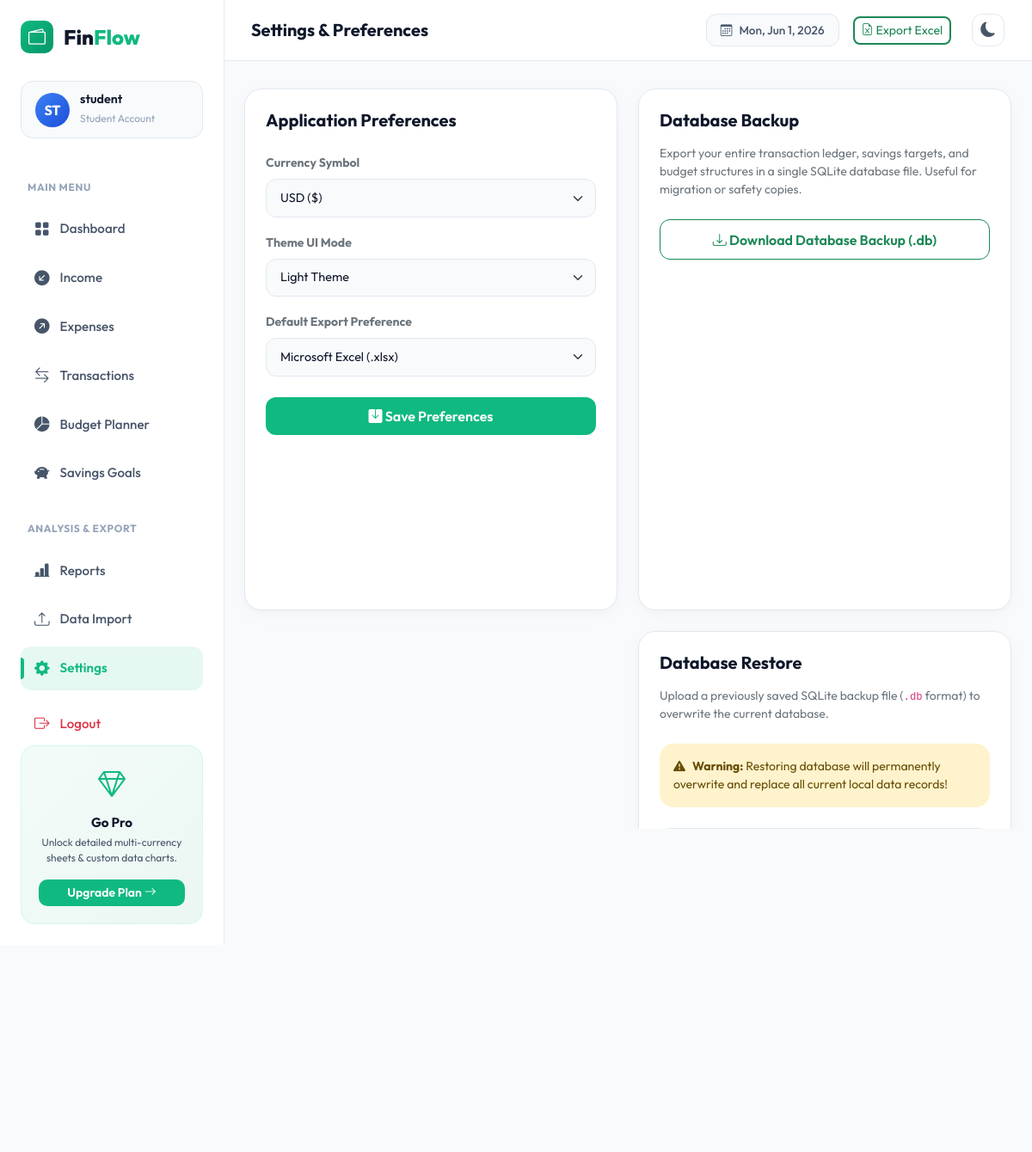
/settings (signed in), run on the app's committed database.
### database/models.py (models this page shows, shortened)
class User(db.Model):
    __tablename__ = 'user'
    id = db.Column(db.Integer, primary_key=True)
    username = db.Column(db.String(100), unique=True, nullable=False)
    email = db.Column(db.String(120), unique=True, nullable=False)
    password_hash = db.Column(db.String(256), nullable=False)
    incomes = db.relationship('Income', backref='user', lazy=True, cascade="all, delete-orphan")
    expenses = db.relationship('Expense', backref='user', lazy=True, cascade="all, delete-orphan")
    budgets = db.relationship('Budget', backref='user', lazy=True, cascade="all, delete-orphan")
    savings_goals = db.relationship('SavingsGoal', backref='user', lazy=True, cascade="all, delete-orphan")
    settings = db.relationship('Settings', backref='user', uselist=False, lazy=True, cascade="all, delete-orphan")

class Settings(db.Model):
    __tablename__ = 'settings'
    id = db.Column(db.Integer, primary_key=True)
    user_id = db.Column(db.Integer, db.ForeignKey('user.id'), nullable=False)
    currency = db.Column(db.String(10), nullable=False, default='USD')
    theme = db.Column(db.String(10), nullable=False, default='light')
    export_preference = db.Column(db.String(20), nullable=False, default='excel')
    is_premium = db.Column(db.Boolean, default=False, nullable=False)

### routes/dashboard.py (the view, shortened to what this page needs)
@dashboard_bp.route('/settings', methods=['GET', 'POST'])
def view_settings():
    settings = get_current_settings()
    user_id = session['user_id']
    return render_template('settings.html', settings=settings)

### routes/auth.py (called while the page is built)
@auth_bp.before_app_request
def require_login():
    allowed_endpoints = ['auth.login', 'auth.register', 'static']
    if request.endpoint and request.endpoint not in allowed_endpoints:
        if 'user_id' not in session:
            session['next_url'] = request.url
            return redirect(url_for('auth.login'))

@auth_bp.app_context_processor
def inject_user_and_settings():
    from datetime import date
    user_id = session.get('user_id')
    user_context = dict(current_user=None, settings=None, date=date, round=round)
    if user_id:
        user = User.query.get(user_id)
        if user:
            settings = Settings.query.filter_by(user_id=user.id).first()
            if not settings:
                settings = Settings(currency='USD', theme='light', export_preference='excel', user_id=user.id)
                db.session.add(settings)
                db.session.commit()
            user_context.update(current_user=user, settings=settings)
    return user_context

### routes/dashboard.py (called while the page is built)
def get_current_settings():
    user_id = session.get('user_id')
    settings = Settings.query.filter_by(user_id=user_id).first()
    if not settings:
        settings = Settings(currency='USD', theme='light', export_preference='excel', user_id=user_id)
        db.session.add(settings)
        db.session.commit()
    return settings

### templates/settings.html (shortened to what this page needs)
{% extends 'base.html' %}
{% block page_title %}Settings & Preferences{% endblock %}
{% block content %}
<div class="row g-4 animate-fade-in">
    <div class="col-lg-6">
        <div class="stat-card">
            <h5 class="fw-bold mb-4">Application Preferences</h5>
            <form action="{{ url_for('dashboard.view_settings') }}" method="POST">
                <div class="mb-3">
                    <label for="currency" class="form-label small fw-bold text-secondary">Currency Symbol</label>
                    <select name="currency" id="currency" class="form-select">
                        <option value="USD" {% if settings.currency == 'USD' or settings.currency == '$' %}selected{% endif %}>USD ($)</option>
                    </select>
                </div>
                <div class="mb-3">
                    <label for="theme" class="form-label small fw-bold text-secondary">Theme UI Mode</label>
                    <select name="theme" id="theme" class="form-select">
                        <option value="light" {% if settings.theme == 'light' %}selected{% endif %}>Light Theme</option>
                    </select>
                </div>
                <div class="mb-4">
                    <label for="export_preference" class="form-label small fw-bold text-secondary">Default Export Preference</label>
                    <select name="export_preference" id="export_preference" class="form-select">
                        <option value="excel" {% if settings.export_preference == 'excel' %}selected{% endif %}>Microsoft Excel (.xlsx)</option>
                    </select>
                </div>
                <button type="submit" class="btn btn-primary-custom w-100">
                    <i class="bi bi-save-fill"></i> Save Preferences
                </button>
            </form>
        </div>
    </div>
    <div class="col-lg-6">
        <div class="stat-card mb-4">
            <h5 class="fw-bold mb-3">Database Backup</h5>
            <p class="text-secondary small mb-4">
                Export your entire transaction ledger, savings targets, and budget structures in a single SQLite database file. Useful for migration or safety copies.
            </p>
            <form action="{{ url_for('dashboard.view_settings') }}" method="POST">
                <button type="submit" class="btn btn-outline-custom w-100 text-success border-success">
                    <i class="bi bi-download"></i> Download Database Backup (.db)
                </button>
            </form>
        </div>
        <div class="stat-card">
            <h5 class="fw-bold mb-3">Database Restore</h5>
            <p class="text-secondary small mb-4">
                Upload a previously saved SQLite backup file (<code>.db</code> format) to overwrite the current database.
            </p>
            <div class="alert alert-warning border-0 rounded-4 small p-3 mb-4">
                <i class="bi bi-exclamation-triangle-fill me-2"></i><strong>Warning:</strong> Restoring database will permanently overwrite and replace all current local data records!
            </div>
            <form action="{{ url_for('dashboard.view_settings') }}" method="POST" enctype="multipart/form-data">
                <div class="mb-4">
                    <input type="file" name="backup_file" id="backup_file" class="form-control" accept=".db" required>
                </div>
                <button type="submit" class="btn btn-danger bg-danger border-0 w-100 text-white fw-bold" onclick="return confirm('Are you sure you want to restore? This will overwrite the current database.');">
                    <i class="bi bi-cloud-upload-fill"></i> Upload and Restore Database
                </button>
            </form>
        </div>
    </div>
</div>
{% endblock %}

### templates/base.html (shortened to what this page needs)
<!DOCTYPE html>
<html lang="en" data-theme="{{ settings.theme if settings else 'light' }}">
<head>
    <link href="https://cdn.jsdelivr.net/npm/bootstrap@5.3.3/dist/css/bootstrap.min.css" rel="stylesheet">
    <link href="https://cdn.jsdelivr.net/npm/bootstrap-icons@1.11.3/font/bootstrap-icons.min.css" rel="stylesheet">
    <link rel="stylesheet" href="{{ url_for('static', filename='css/styles.css') }}">
</head>
<body>
    <div class="app-container">
        <aside class="sidebar">
            <div class="sidebar-header">
                <div class="logo-area">
                    <span class="logo-icon"><i class="bi bi-wallet2"></i></span>
                    <span class="logo-text">Fin<span>Flow</span></span>
                </div>
            </div>
            {% if current_user %}
            <div class="profile-card">
                <div class="profile-avatar">
                    <span class="avatar-placeholder">{{ current_user.username[:2].upper() }}</span>
                </div>
                <div class="profile-info">
                    <h6 class="profile-name">{{ current_user.username }}</h6>
                    <span class="profile-role">Student Account</span>
                </div>
            </div>
            {% endif %}
            <nav class="sidebar-nav">
                <div class="nav-section-title">Main Menu</div>
                <a href="{{ url_for('dashboard.home') }}" class="nav-item {% if request.path == '/' %}active{% endif %}">
                    <i class="bi bi-grid-fill"></i>
                    <span>Dashboard</span>
                </a>
                <a href="{{ url_for('income.list_income') }}" class="nav-item {% if '/income' in request.path %}active{% endif %}">
                    <i class="bi bi-arrow-down-left-circle-fill"></i>
                    <span>Income</span>
                </a>
                <a href="{{ url_for('expense.list_expense') }}" class="nav-item {% if '/expense' in request.path %}active{% endif %}">
                    <i class="bi bi-arrow-up-right-circle-fill"></i>
                    <span>Expenses</span>
                </a>
                <a href="{{ url_for('dashboard.list_transactions') }}" class="nav-item {% if '/transactions' in request.path %}active{% endif %}">
                    <i class="bi bi-arrow-left-right"></i>
                    <span>Transactions</span>
                </a>
                <a href="{{ url_for('budget.list_budget') }}" class="nav-item {% if '/budget' in request.path %}active{% endif %}">
                    <i class="bi bi-pie-chart-fill"></i>
                    <span>Budget Planner</span>
                </a>
                <a href="{{ url_for('savings.list_savings') }}" class="nav-item {% if '/savings' in request.path %}active{% endif %}">
                    <i class="bi bi-piggy-bank-fill"></i>
                    <span>Savings Goals</span>
                </a>
                <div class="nav-section-title mt-4">Analysis & Export</div>
                <a href="{{ url_for('reports.view_reports') }}" class="nav-item {% if '/reports' in request.path %}active{% endif %}">
                    <i class="bi bi-bar-chart-line-fill"></i>
                    <span>Reports</span>
                </a>
                <a href="{{ url_for('export.import_data') }}" class="nav-item {% if '/import' in request.path %}active{% endif %}">
                    <i class="bi bi-upload"></i>
                    <span>Data Import</span>
                </a>
                <a href="{{ url_for('dashboard.view_settings') }}" class="nav-item {% if '/settings' in request.path %}active{% endif %}">
                    <i class="bi bi-gear-fill"></i>
                    <span>Settings</span>
                </a>
                <a href="{{ url_for('auth.logout') }}" class="nav-item text-danger mt-2">
                    <i class="bi bi-box-arrow-right text-danger"></i>
                    <span>Logout</span>
                </a>
            </nav>
            <div class="sidebar-promo">
                <i class="bi bi-gem promo-icon"></i>
                <h5>Go Pro</h5>
                <p>Unlock detailed multi-currency sheets & custom data charts.</p>
                <a href="#" class="btn btn-promo btn-sm">Upgrade Plan <i class="bi bi-arrow-right"></i></a>
            </div>
        </aside>
        <main class="main-content">
            <header class="top-header">
                <div class="header-search">
                    <h5 class="m-0 page-title">{% block page_title %}Dashboard Overview{% endblock %}</h5>
                </div>
                <div class="header-actions">
                    <div class="date-badge d-none d-md-flex">
                        <i class="bi bi-calendar3"></i>
                        <span id="header-date">May 31, 2026</span>
                    </div>
                    <a href="{{ url_for('export.export_excel') }}" class="btn btn-sm btn-outline-success border-2 rounded-3 me-2">
                        <i class="bi bi-file-earmark-excel"></i> Export Excel
                    </a>
                    <form action="{{ url_for('dashboard.view_settings') }}" method="POST" id="theme-toggle-form" class="m-0">
                        <button type="submit" class="theme-toggle-btn" title="Toggle Light/Dark Mode">
                            {% if settings and settings.theme == 'dark' %}
                                <i class="bi bi-sun-fill"></i>
                            {% else %}
                                <i class="bi bi-moon-fill"></i>
                            {% endif %}
                        </button>
                    </form>
                </div>
            </header>
            <div class="content-body container-fluid px-4 py-3">
                {% block content %}{% endblock %}
            </div>
        </main>
    </div>
</body>
</html>

### data on the page
User: username "ST", username "student"
Settings: currency "USD ($)", theme "Light Theme", export_preference "Microsoft Excel (.xlsx)"
